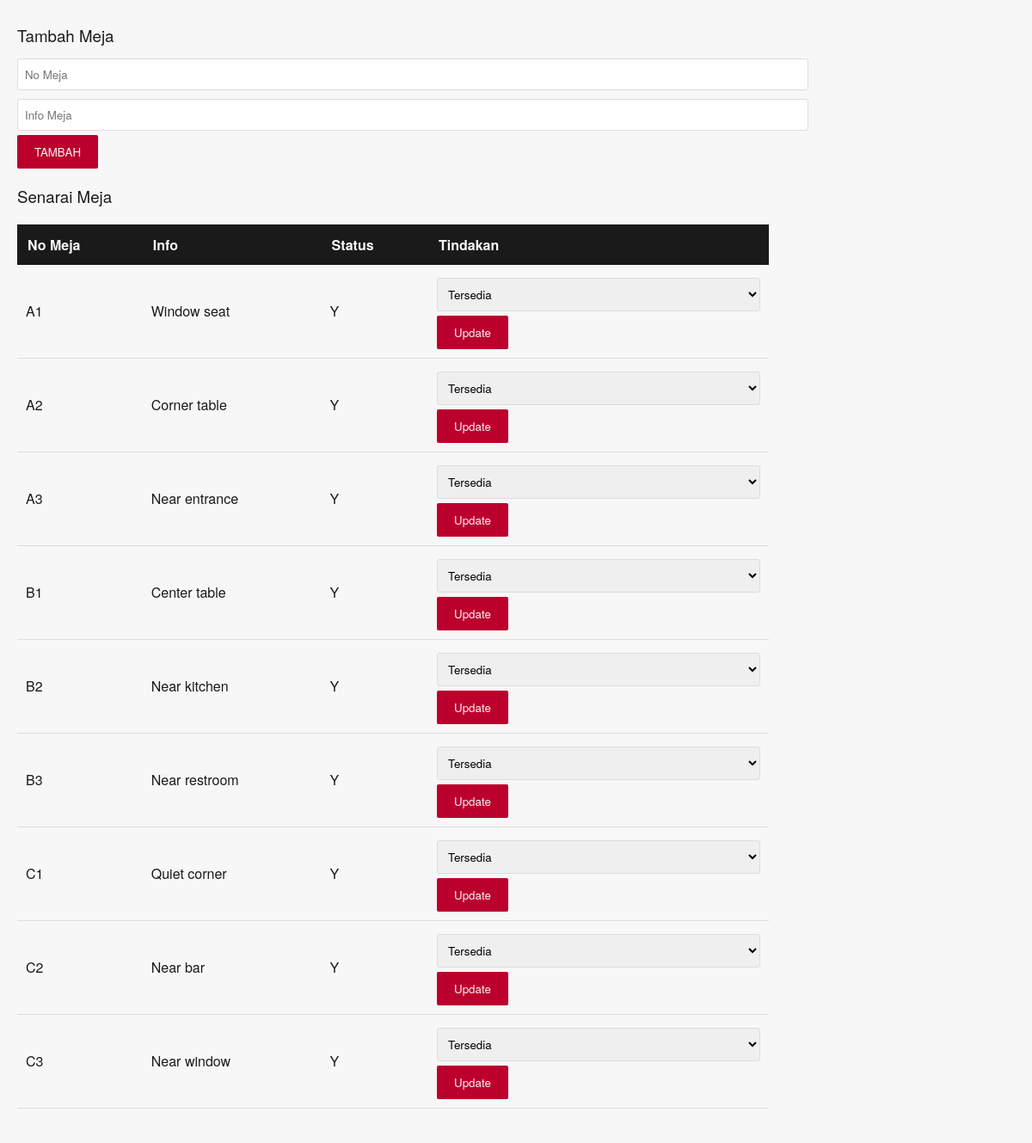
The page /meja_urus.php (signed in, lower part) on the database as committed earlier.
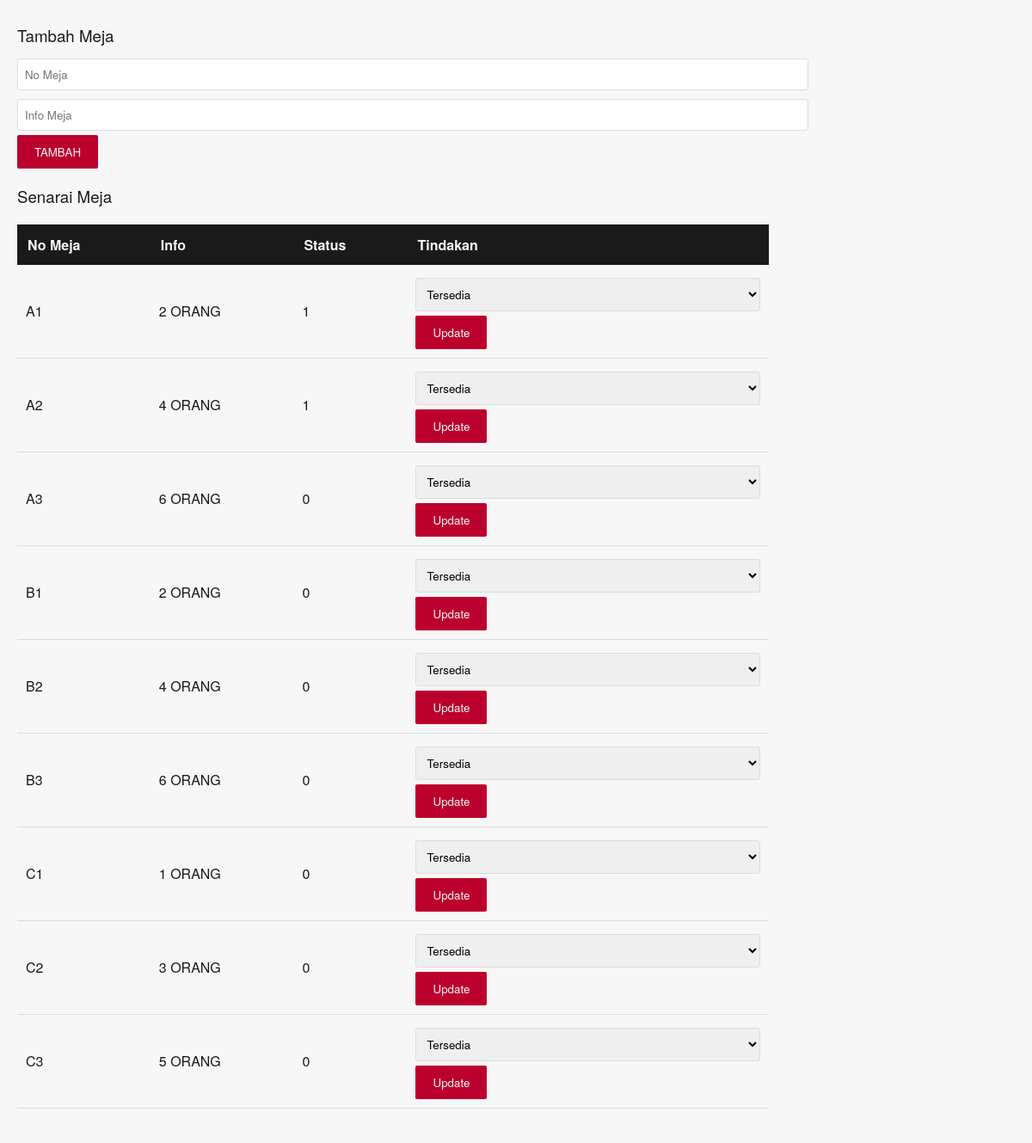
The same page on the database as committed later.
### tables this page shows
CREATE TABLE `meja` (
  `noMeja` varchar(10) NOT NULL,
  `info` varchar(20) DEFAULT NULL,
  `tersedia` tinyint(1) NOT NULL DEFAULT 1
);

### meja_urus.php (the view, shortened to what this page needs)
<?php
include 'header.php';
?>
<!DOCTYPE html>
<html>
<head>
    <link rel="stylesheet" type="text/css" href="style.css">
</head>
<body>
    <div class="container">
        <div id="isi">
            <form method="POST" class="form">
                <h3>Tambah Meja</h3>
                <input type="text" name="noMeja" placeholder="No Meja" required>
                <input type="text" name="info" placeholder="Info Meja" required>
                <button type="submit" name="tambah">TAMBAH</button>
            </form>
            <h3>Senarai Meja</h3>
            <table class="table">
                <thead>
                    <tr>
                        <th>No Meja</th>
                        <th>Info</th>
                        <th>Status</th>
                        <th>Tindakan</th>
                    </tr>
                </thead>
                <tbody>
                <?php
                $query = mysqli_query($con, "SELECT * FROM meja");
                while ($row = mysqli_fetch_assoc($query)) {
                    echo "<tr>";
                    echo "<td>".$row['noMeja']."</td>";
                    echo "<td>".$row['info']."</td>";
                    echo "<td>".$row['tersedia']."</td>";
                    echo "<td>
                        <form method='POST' action='meja_urus.php' style='display:inline;'>
                            <input type='hidden' name='noMeja' value='".$row['noMeja']."'>
                            <select name='tersedia'>
                                <option value='Y' ".($row['tersedia'] == 'Y' ? 'selected' : '').">Tersedia</option>
                                <option value='T' ".($row['tersedia'] == 'T' ? 'selected' : '').">Tidak Tersedia</option>
                            </select>
                            <button type='submit' name='update'>Update</button>
                        </form>
                    </td>";
                    echo "</tr>";
                }
                ?>
                </tbody>
            </table>
        </div>
    </div>
</body>
</html>

Rows that differ between the two databases and show on the page:
changed meja "A1": info "Window seat" → "2 ORANG"; tersedia "Y" → "1"
changed meja "A2": info "Corner table" → "4 ORANG"; tersedia "Y" → "1"
changed meja "A3": info "Near entrance" → "6 ORANG"; tersedia "Y" → "0"
changed meja "B1": info "Center table" → "2 ORANG"; tersedia "Y" → "0"
changed meja "B2": info "Near kitchen" → "4 ORANG"; tersedia "Y" → "0"
changed meja "B3": info "Near restroom" → "6 ORANG"; tersedia "Y" → "0"
changed meja "C1": info "Quiet corner" → "1 ORANG"; tersedia "Y" → "0"
changed meja "C2": info "Near bar" → "3 ORANG"; tersedia "Y" → "0"
changed meja "C3": info "Near window" → "5 ORANG"; tersedia "Y" → "0"
